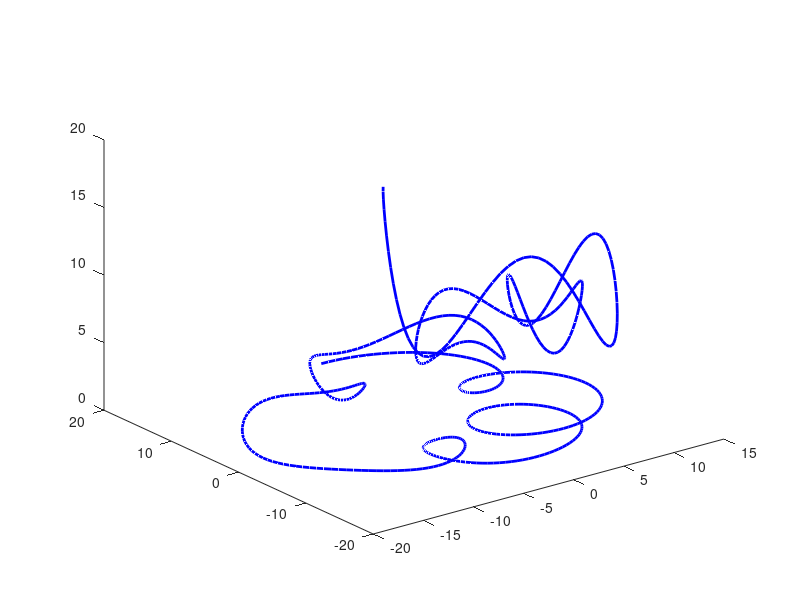

MATLAB code to generate this figure:
clear;
t=0:10/601:10;
x_t=10.*sin(t)+5.*sin(5.*t)+2.5.*sin(2.3.*t);
y_t=10.*cos(t)+5.*cos(5.*t)+2.5.*cos(2.3.*t);
z_t=(0.001.*(t.^4)).*(1+(cos(2*pi.*t)).^2);
plot3(x_t,y_t,z_t,'b','LineWidth',2);